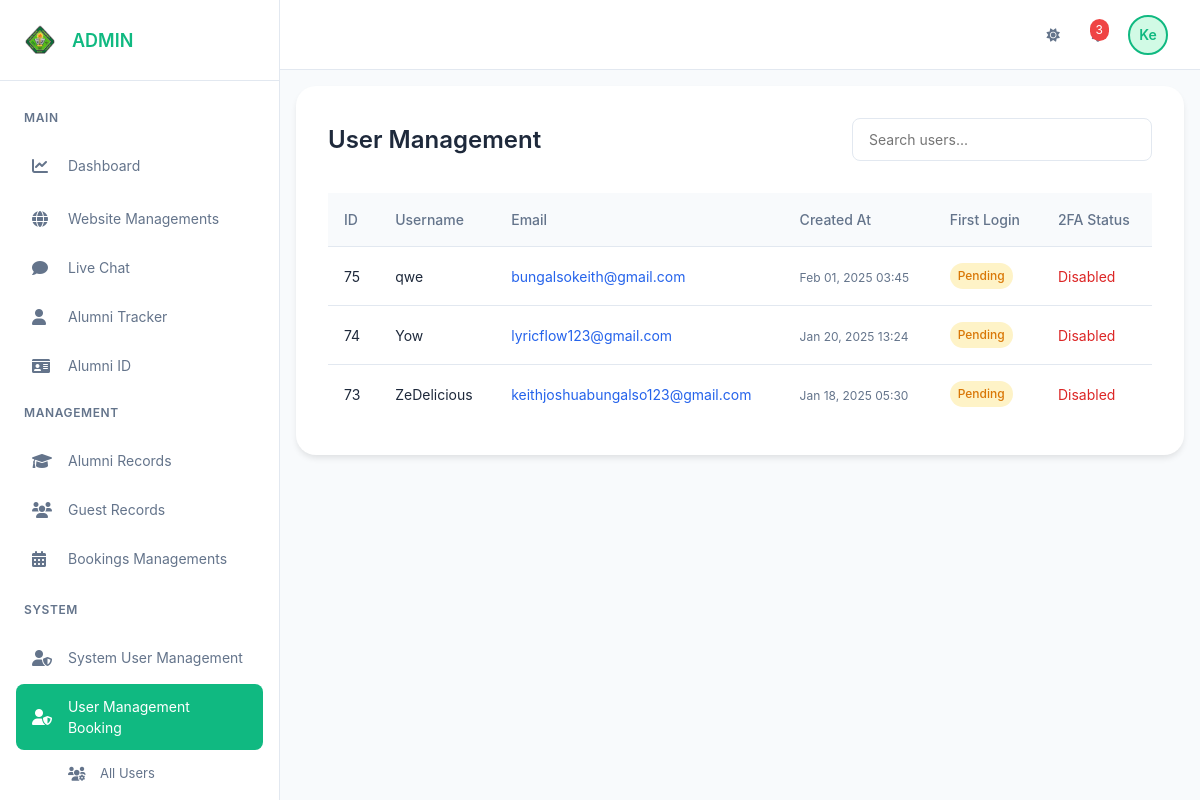
Page /Dashboard.php?section=all-users-bookings (signed in) on the earlier database version.
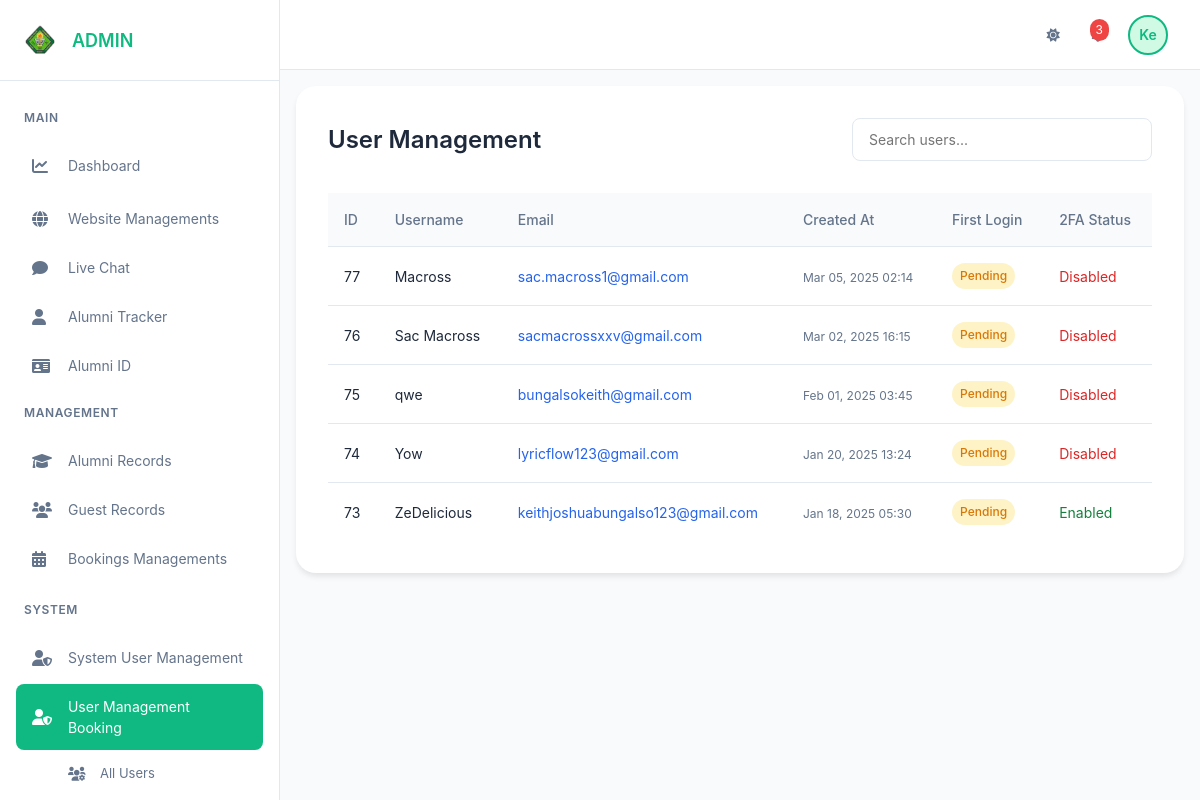
Same page on the later database version.
### tables this page shows
CREATE TABLE `users` (
  `id` int(11) NOT NULL,
  `username` varchar(50) NOT NULL,
  `email` varchar(100) NOT NULL,
  `password` varchar(255) NOT NULL,
  `created_at` timestamp NOT NULL DEFAULT current_timestamp(),
  `first_login` tinyint(1) DEFAULT 1,
  `session_token` varchar(255) DEFAULT NULL,
  `two_factor_auth` tinyint(1) DEFAULT 0
);

### admin/users/all-user.php (the view, shortened to what this page needs)
<?php
require_once 'main_db.php';
$sql = "SELECT `id`, `username`, `email`, `password`, `created_at`,
        `first_login`, `session_token`, `two_factor_auth`
        FROM `users` ORDER BY created_at DESC";
$result = $mysqli->query($sql);
?>
<!DOCTYPE html>
<html lang="en">
<head>
</head>
<body>
    <div class="umain-container">
        <div class="usr-header">
            <h1 class="usr-title">User Management</h1>
            <input type="text" class="usr-search" id="userSearch" placeholder="Search users...">
        </div>
        <table class="usr-table">
            <thead>
                <tr>
                    <th>ID</th>
                    <th>Username</th>
                    <th>Email</th>
                    <th>Created At</th>
                    <th>First Login</th>
                    <th>2FA Status</th>
                </tr>
            </thead>
            <tbody>
                <?php if ($result && $result->num_rows > 0): ?>
                    <?php while ($row = $result->fetch_assoc()): ?>
                        <tr>
                            <td><?php echo htmlspecialchars($row['id']); ?></td>
                            <td><?php echo htmlspecialchars($row['username']); ?></td>
                            <td>
                                <a href="mailto:<?php echo htmlspecialchars($row['email']); ?>" class="usr-email">
                                    <?php echo htmlspecialchars($row['email']); ?>
                                </a>
                            </td>
                            <td>
                                <span class="usr-timestamp">
                                    <?php echo date('M d, Y H:i', strtotime($row['created_at'])); ?>
                                </span>
                            </td>
                            <td>
                                <?php if ($row['first_login']): ?>
                                    <span class="usr-badge usr-badge-success">Completed</span>
                                <?php else: ?>
                                    <span class="usr-badge usr-badge-warning">Pending</span>
                                <?php endif; ?>
                            </td>
                            <td>
                                <?php if ($row['two_factor_auth']): ?>
                                    <span class="usr-2fa-enabled">Enabled</span>
                                <?php else: ?>
                                    <span class="usr-2fa-disabled">Disabled</span>
                                <?php endif; ?>
                            </td>
                        </tr>
                    <?php endwhile; ?>
                <?php endif; ?>
            </tbody>
        </table>
    </div>
</body>
</html>

Differences in the rows shown:
added users: id "77", username "Macross", email "sac.macross1@gmail.com", created_at "Mar 05, 2025 02:14", first_login "Pending", two_factor_auth "Disabled"
added users: id "76", username "Sac Macross", email "sacmacrossxxv@gmail.com", created_at "Mar 02, 2025 16:15", first_login "Pending", two_factor_auth "Disabled"
changed users "ZeDelicious": two_factor_auth "Disabled" → "Enabled"
